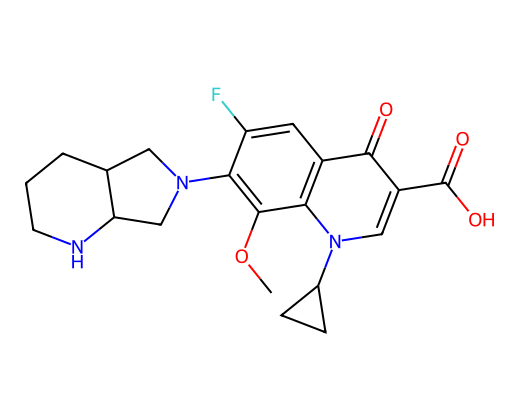
#> input picture ace_safe_ver/QA/analysis/case_study/optimal_pair_images/pair_fragment_highlight_set/row_858/rank01_row858_01_toxic_safe_plain.png, 520 x 420 px
$ python compose_full_vs_fragment_grid.py
#> lines starting #> are read from the running program, lines starting #| are printed output that depends on the picture
#!/usr/bin/env python3
# -*- coding: utf-8 -*-
"""
row_858 등에서 생성된 4개 PNG를 2x2로 붙인다.

행 1: Toxic — 왼쪽 Full molecule | 오른쪽 Only fragment
행 2: Nontoxic — 동일

기본 입력: 이 스크립트 옆의 row_858/rank01_row858_*.png
출력 기본: row_858/pair_full_vs_fragment_grid.png
"""
from __future__ import annotations

import argparse
from pathlib import Path

from PIL import Image, ImageDraw, ImageFont


def _resize_to_height(im: Image.Image, target_h: int) -> Image.Image:
    w, h = im.size
    if h == target_h:
        return im
    new_w = max(1, round(w * target_h / h))
    return im.resize((new_w, target_h), Image.Resampling.LANCZOS)


def compose_grid(
    toxic_full: Path,
    toxic_only: Path,
    nontoxic_full: Path,
    nontoxic_only: Path,
    *,
    row_height: int = 420,
    gap: int = 16,
    pad: int = 20,
    label_h: int = 30,
    left_label_w: int = 108,
) -> Image.Image:
    t_full = Image.open(toxic_full).convert("RGBA")
    t_only = Image.open(toxic_only).convert("RGBA")
    nt_full = Image.open(nontoxic_full).convert("RGBA")
    nt_only = Image.open(nontoxic_only).convert("RGBA")

    t_full = _resize_to_height(t_full, row_height)
    t_only = _resize_to_height(t_only, row_height)
    nt_full = _resize_to_height(nt_full, row_height)
    nt_only = _resize_to_height(nt_only, row_height)

    col0_w = max(t_full.width, nt_full.width)
    col1_w = max(t_only.width, nt_only.width)

    body_h = row_height * 2 + gap
    total_w = pad * 2 + left_label_w + col0_w + gap + col1_w
    total_h = pad * 2 + label_h + body_h

    canvas = Image.new("RGB", (total_w, total_h), (255, 255, 255))
    draw = ImageDraw.Draw(canvas)
    try:
        font = ImageFont.truetype("/System/Library/Fonts/Helvetica.ttc", 17)
        font_small = ImageFont.truetype("/System/Library/Fonts/Helvetica.ttc", 16)
    except Exception:
        font = ImageFont.load_default()
        font_small = font

    y0 = pad + label_h
    x_cells = pad + left_label_w

    # 열 제목: Full molecule | Only fragment
    for text, cx_off, col_w in (
        ("Full molecule", 0, col0_w),
        ("Only fragment", col0_w + gap, col1_w),
    ):
        cx = x_cells + cx_off + col_w // 2
        bbox = draw.textbbox((0, 0), text, font=font)
        tw = bbox[2] - bbox[0]
        draw.text((cx - tw // 2, pad + 2), text, fill=(40, 40, 40), font=font)

    # Row 1: toxic
    y = y0
    canvas.paste(t_full, (x_cells + (col0_w - t_full.width) // 2, y))
    canvas.paste(t_only, (x_cells + col0_w + gap + (col1_w - t_only.width) // 2, y))
    tb = draw.textbbox((0, 0), "Toxic", font=font_small)
    tw = tb[2] - tb[0]
    th = tb[3] - tb[1]
    draw.text(
        (pad + (left_label_w - tw) // 2, y + (row_height - th) // 2),
        "Toxic",
        fill=(180, 35, 35),
        font=font_small,
    )

    # Row 2: nontoxic
    y = y0 + row_height + gap
    canvas.paste(nt_full, (x_cells + (col0_w - nt_full.width) // 2, y))
    canvas.paste(nt_only, (x_cells + col0_w + gap + (col1_w - nt_only.width) // 2, y))
    tb = draw.textbbox((0, 0), "Nontoxic", font=font_small)
    tw = tb[2] - tb[0]
    th = tb[3] - tb[1]
    draw.text(
        (pad + (left_label_w - tw) // 2, y + (row_height - th) // 2),
        "Nontoxic",
        fill=(28, 130, 42),
        font=font_small,
    )

    return canvas


def main() -> None:
    script_dir = Path(__file__).resolve().parent
    default_row = script_dir / "row_858"
    ap = argparse.ArgumentParser(description="Full vs only-fragment 2x2 grid PNG")
    ap.add_argument(
        "--input-dir",
        type=Path,
        default=default_row,
        help="rank01_* PNG가 있는 디렉터리 (기본: row_858)",
    )
    ap.add_argument(
        "--out",
        type=Path,
        default=None,
        help="출력 PNG (기본: input-dir/pair_full_vs_fragment_grid.png)",
    )
    ap.add_argument("--row-height", type=int, default=420)
    ap.add_argument("--gap", type=int, default=16)
    args = ap.parse_args()

    d = args.input_dir.resolve()
    toxic_full = d / "rank01_row858_01_toxic_safe_plain.png"
    nontoxic_full = d / "rank01_row858_02_nontoxic_safe_plain.png"
    toxic_only = d / "rank01_row858_06_only_toxic_fragment_safe_plain.png"
    nontoxic_only = d / "rank01_row858_07_only_nontoxic_fragment_safe_plain.png"

    for p in (toxic_full, nontoxic_full, toxic_only, nontoxic_only):
        if not p.is_file():
            raise SystemExit(f"파일 없음: {p}")

    out = args.out if args.out is not None else d / "pair_full_vs_fragment_grid.png"

    img = compose_grid(
        toxic_full,
        toxic_only,
        nontoxic_full,
        nontoxic_only,
        row_height=args.row_height,
        gap=args.gap,
    )
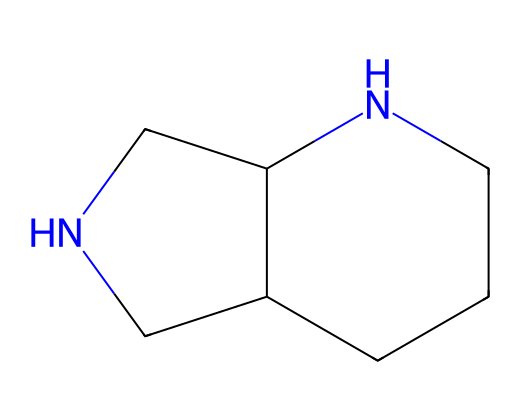
#> input picture ace_safe_ver/QA/analysis/case_study/optimal_pair_images/pair_fragment_highlight_set/row_858/rank01_row858_06_only_toxic_fragment_safe_plain.png, 520 x 420 px
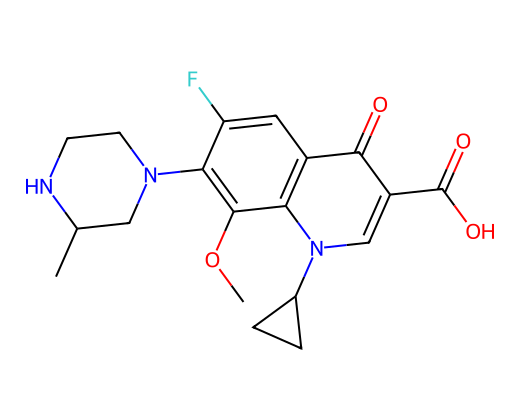
#> input picture ace_safe_ver/QA/analysis/case_study/optimal_pair_images/pair_fragment_highlight_set/row_858/rank01_row858_02_nontoxic_safe_plain.png, 520 x 420 px
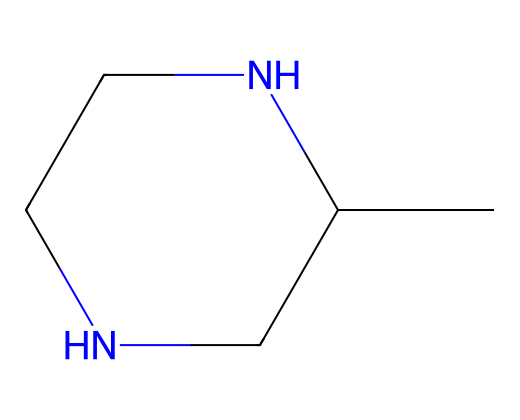
#> input picture ace_safe_ver/QA/analysis/case_study/optimal_pair_images/pair_fragment_highlight_set/row_858/rank01_row858_07_only_nontoxic_fragment_safe_plain.png, 520 x 420 px
#> in compose_grid, `canvas = Image.new("RGB", (total_w, total_h), (255, 255, 255))`: canvas: PIL image 1204x926 RGB; every value is 255
#> the loop in compose_grid, `for text, cx_off, col_w in ( ("Full molecule", 0, col0_w), ("Only frag..` made 2 passes
#> (bbox, tw) on passes 1 to 2: ((0, 3, 112, 16), 112), ((0, 3, 123, 20), 123)
#> in compose_grid, `canvas.paste(t_full, (x_cells + (col0_w - t_full.width) // 2, y))`:
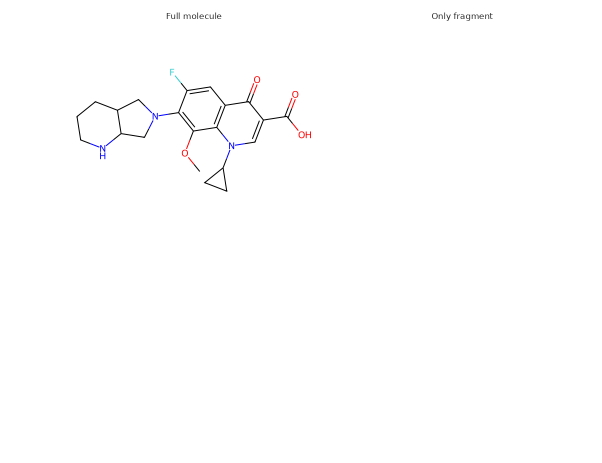
#> canvas: PIL image 1204x926 RGB (shown at 1/2 size); mean R, G, B 254.1, 254, 254.1
#> in compose_grid, `tb = draw.textbbox((0, 0), "Toxic", font=font_small)`: tb = (-1, 3, 39, 15)
#> in compose_grid, `tw = tb[2] - tb[0]`: tw = 40
#> in compose_grid, `th = tb[3] - tb[1]`: th = 12
#> in compose_grid, `canvas.paste(nt_only, (x_cells + col0_w + gap + (col1_w - nt_only.widt..`:
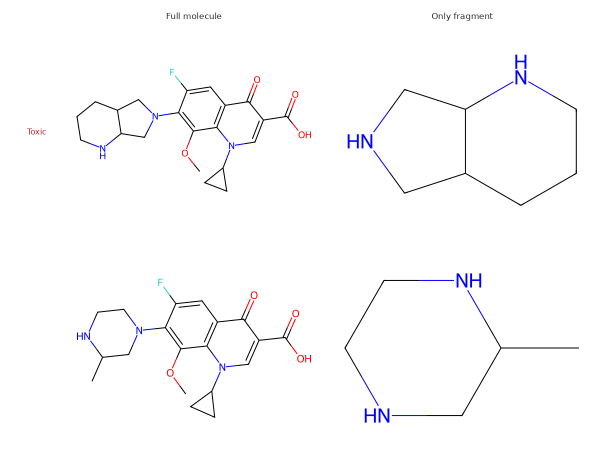
#> canvas: PIL image 1204x926 RGB (shown at 1/2 size); mean R, G, B 251.8, 251.5, 252.5
#> in compose_grid, `tb = draw.textbbox((0, 0), "Nontoxic", font=font_small)`: tb = (0, 3, 70, 15)
#> in compose_grid, `tw = tb[2] - tb[0]`: tw = 70
    out.parent.mkdir(parents=True, exist_ok=True)
    img.save(out, format="PNG")
    print(f"저장: {out}")


if __name__ == "__main__":
    main()
